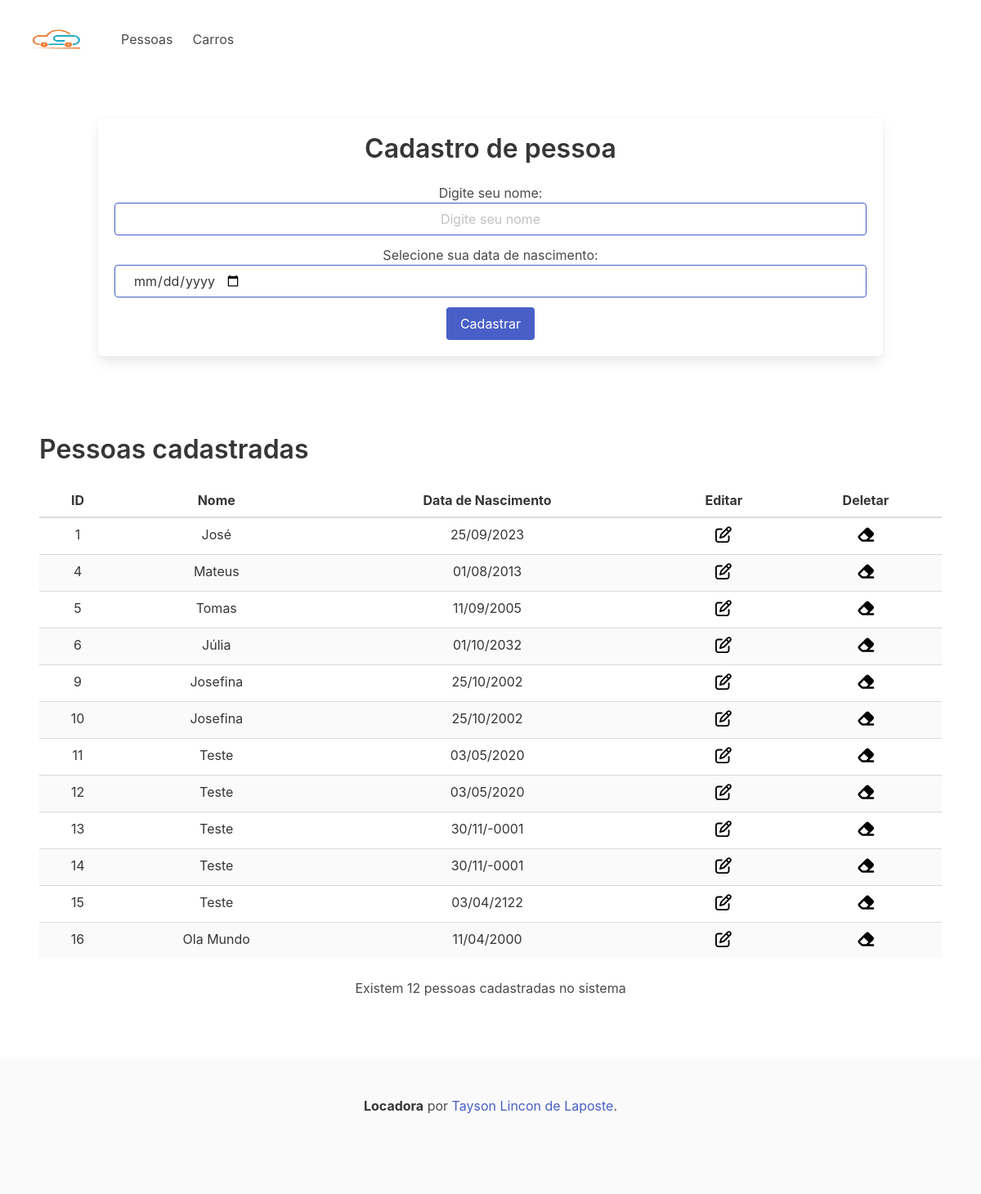
/Site/pessoas.php, run on the app's committed database.
### tables this page shows
CREATE TABLE `pessoas` (
  `id` int(11) NOT NULL,
  `nome` varchar(255) NOT NULL,
  `dataNascimento` date NOT NULL
);

### Site/model/Pessoa.php (called while the page is built, shortened)
<?php
class Pessoa
{
    public static function getAll()
    {
        try {
            $conexao = Conexao::getConexao();
            $stmt = $conexao->prepare("SELECT * FROM pessoas ORDER BY id");
            $stmt->execute();
            return $stmt->fetchAll();
        } catch (Exception $e) {
            echo $e->getMessage();
            die;
        }
    }
}

### Site/parts/table_listar_pessoa.php (the view)
<?php
require_once(__DIR__ . "/../model/Pessoa.php");
require_once(__DIR__ . "/../parts/headerLink.php");
$listaPessoas = Pessoa::getAll();
?>
<h2 class="title">Pessoas cadastradas</h2>
<table class="table is-striped is-fullwidth">
    <thead>
        <tr>
            <th class='has-text-centered'>ID</th>
            <th class='has-text-centered'>Nome</th>
            <th class='has-text-centered'>Data de Nascimento</th>
            <th class='has-text-centered'>Editar</th>
            <th class='has-text-centered'>Deletar</th>
        </tr>
    </thead>
    <tbody>
        <?php
        foreach ($listaPessoas as $pessoa) {
            echo "<tr>";
            echo "<td class='has-text-centered'>" . $pessoa["id"] . "</td>";
            echo "<td class='has-text-centered'>" . $pessoa["nome"] . "</td>";
            echo "<td class='has-text-centered'>" . date_format(date_create($pessoa["dataNascimento"]), 'd/m/Y') . "</td>";
            echo "<td class='has-text-centered'><a href='editarPessoa.php?id=" . $pessoa["id"] . "'>
            <span class='icon'>
            <svg xmlns='http://www.w3.org/2000/svg' height='1.25em' viewBox='0 0 512 512'><path d='M441 58.9L453.1 71c9.4 9.4 9.4 24.6 0 33.9L424 134.1 377.9 88 407 58.9c9.4-9.4 24.6-9.4 33.9 0zM209.8 256.2L344 121.9 390.1 168 255.8 302.2c-2.9 2.9-6.5 5-10.4 6.1l-58.5 16.7 16.7-58.5c1.1-3.9 3.2-7.5 6.1-10.4zM373.1 25L175.8 222.2c-8.7 8.7-15 19.4-18.3 31.1l-28.6 100c-2.4 8.4-.1 17.4 6.1 23.6s15.2 8.5 23.6 6.1l100-28.6c11.8-3.4 22.5-9.7 31.1-18.3L487 138.9c28.1-28.1 28.1-73.7 0-101.8L474.9 25C446.8-3.1 401.2-3.1 373.1 25zM88 64C39.4 64 0 103.4 0 152V424c0 48.6 39.4 88 88 88H360c48.6 0 88-39.4 88-88V312c0-13.3-10.7-24-24-24s-24 10.7-24 24V424c0 22.1-17.9 40-40 40H88c-22.1 0-40-17.9-40-40V152c0-22.1 17.9-40 40-40H200c13.3 0 24-10.7 24-24s-10.7-24-24-24H88z'/></svg>
            </span>
            </a></td>";
            echo "<td class='has-text-centered'><a href='deletarPessoa.php?id=" . $pessoa["id"] . "'>
            <span class='icon'>
            <svg xmlns='http://www.w3.org/2000/svg' height='1.25em' viewBox='0 0 576 512'><path d='M290.7 57.4L57.4 290.7c-25 25-25 65.5 0 90.5l80 80c12 12 28.3 18.7 45.3 18.7H288h9.4H512c17.7 0 32-14.3 32-32s-14.3-32-32-32H387.9L518.6 285.3c25-25 25-65.5 0-90.5L381.3 57.4c-25-25-65.5-25-90.5 0zM297.4 416H288l-105.4 0-80-80L227.3 211.3 364.7 348.7 297.4 416z'/></svg>
            </span>
            </a></td>";
            echo "</tr>";
        }
        ?>
    </tbody>
</table>

### data on the page
pessoas: id "1", nome "José", dataNascimento "25/09/2023"
pessoas: id "4", nome "Mateus", dataNascimento "01/08/2013"
pessoas: id "5", nome "Tomas", dataNascimento "11/09/2005"
pessoas: id "6", nome "Júlia", dataNascimento "01/10/2032"
pessoas: id "9", nome "Josefina", dataNascimento "25/10/2002"
pessoas: id "10", nome "Josefina", dataNascimento "25/10/2002"
pessoas: id "11", nome "Teste", dataNascimento "03/05/2020"
pessoas: id "12", nome "Teste", dataNascimento "03/05/2020"
pessoas: id "13", nome "Teste", dataNascimento "30/11/-0001"
pessoas: id "14", nome "Teste", dataNascimento "30/11/-0001"
pessoas: id "15", nome "Teste", dataNascimento "03/04/2122"
pessoas: id "16", nome "Ola Mundo", dataNascimento "11/04/2000"

### other printed values
Pessoa::getNumber() "12"
